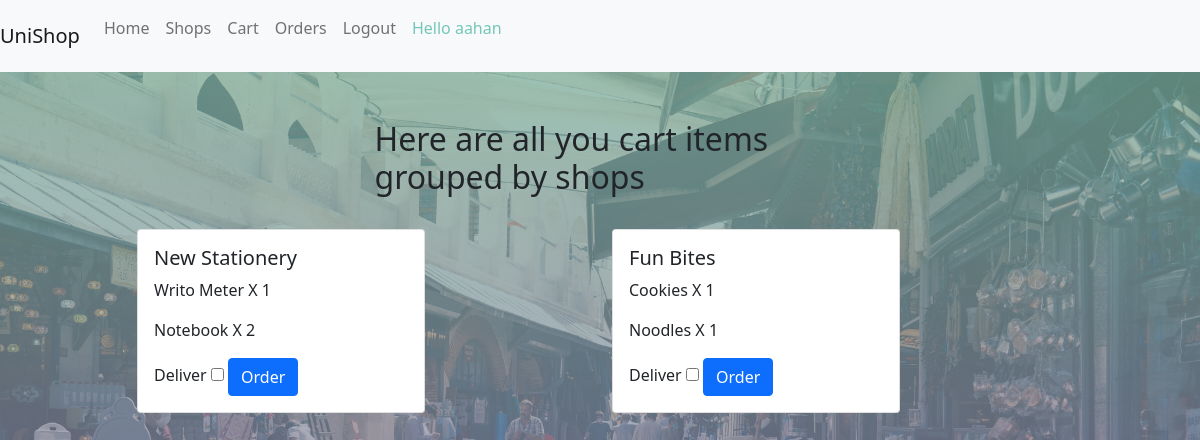
The app's page /cart/ (signed in) with its own data.
### unishop/models.py (models this page shows, shortened)
class Shop(models.Model):
    name = models.CharField(max_length=100)
    location = models.CharField(max_length=100)
    pincode = models.PositiveIntegerField()
    owner = models.OneToOneField(User,on_delete=models.CASCADE,related_name="shop")
    image_name = models.CharField(max_length=200)
    class Meta:
        db_table = "Shop"

class CartItem(models.Model):
    product = models.ForeignKey('Product',on_delete = models.CASCADE)
    user = models.ForeignKey(User,on_delete=models.CASCADE)
    quantity = models.PositiveIntegerField()
    class Meta:
        db_table = "CartItem"

class Product(models.Model):
    brand = models.CharField(max_length=50)
    name = models.CharField(max_length=50)
    price = models.PositiveIntegerField()
    quantity = models.PositiveIntegerField()
    image_name = models.CharField(max_length=100)
    shop = models.ForeignKey('Shop',on_delete=models.CASCADE)
    class Meta:
        db_table = "Product"

### unishop/views.py (the view)
# urls.py: path('cart/',views.cart,name = "cart"),
@login_required
def cart(request):
    cart_items = request.user.cartitem_set.all()
    cart_all = cart_items
    cart_grouped = []
    shop_ids = set([item.product.shop.id for item in cart_items])
    for shop_id in shop_ids:
        shop = Shop.objects.get(id = shop_id)
        items = []
        for cart_item in cart_all:
            if cart_item.product.shop.id == shop_id:
                items.append(cart_item)
        total = sum (item.product.price for item in items)
        cart_grouped.append({"shop" : shop,"items" : items , "total" : total})
    return render(request,'unishop/cart.html',{
        "cart_items" : cart_grouped
    })

### unishop/templates/unishop/cart.html (shortened to what this page needs)
{% extends 'unishop/base.html' %}
{% block bodyblock %}
<div class = "container">
    <div class = "row align-items-center justify-content-center">
    {% if not cart_items %}
    <div class = "col-sm-10 col-md-6 col-lg-5 mt-5">
        <h2> No items in your cart </h2>
    </div>
    {% else %}
    <br>
    <div class = "col-sm-10 col-md-6 col-lg-5 mt-5">
        <h2> Here are all you cart items grouped by shops</h2>
    </div>
</div>
    <br>
    <div class = "row align-items-center justify-content-center">
            {% for cart_item in cart_items  %}
            <div class = "col-sm-10 col-md-6 col-lg-5">
                    <div class="card" style="width: 18rem;">
                        <div class="card-body">
                          <h5 class="card-title">{{ cart_item.shop.name }}</h5>
                          {% for item  in cart_item.items %}
                    <p class = "card-text">{{item.product.name}}  X {{item.quantity}} </p>
                    {% endfor %}
                          <form method = "POST" action="/order/">
                            <label for="deliver">Deliver</label>
                            <input  name = "deliver" id = "deliver" type="checkbox">
                            <button class = "btn btn-primary" type = "submit" >Order</button>
                        </form>
                        </div>
                      </div>
                    </div>
            {% endfor %}
        </div>
    {% endif %}
</div>
{% endblock bodyblock %}

### unishop/templates/unishop/base.html (shortened to what this page needs)
<!DOCTYPE html>
{% load static %}
<html lang="en">
<head>
    <link rel="stylesheet" href= "{% static 'unishop/css/normalize.css' %}" >
    <link rel="stylesheet" href= "{% static 'unishop/css/bootstrap.min.css' %}" >
    <link rel="stylesheet" href= "{% static 'unishop/css/index.css' %}" >
</head>
<body>
<nav class="navbar navbar-expand-lg navbar-light bg-light">
  <a class="navbar-brand" href="#">UniShop</a>
  <div class="collapse navbar-collapse" id="navbarNav">
    <ul class="navbar-nav">
      <li class="nav-item active">
        <a class="nav-link" href="/">Home</a>
      </li>
      {% if user.is_authenticated %}
          {% if user.profile.is_user %}
          <li class="nav-item">
            <a class="nav-link" href="/shops">Shops</a>
          </li>
          <li class="nav-item">
            <a class="nav-link" href="/cart">Cart</a>
          </li>
          <li class="nav-item">
            <a class="nav-link" href="/orders">Orders</a>
          </li>
          {% endif %}
          <li class="nav-item">
            <a class="nav-link" href="/logout">Logout</a>
          </li>
      {% endif %}
      {% if user.is_authenticated %}
      <li class="nav-item">
        <p class = "nav-link red-color" style = "color:#74c7b8"> Hello {{user.username}} </p>
      </li>
      {% endif %}
    </ul>
  </div>
</nav>
    {% block bodyblock %}
    {% endblock bodyblock %}
</body>
</html>

### unishop/static/unishop/css/index.css (style rules this page uses)
body { background-image:linear-gradient(rgba(118, 177, 152, 0.74),rgba(142, 103, 168, 0.678)),url('/static/unishop/images/bg2.jpg'); background-position: center; background-attachment: fixed; background-size: cover; height:90vh; }

### records on screen
Shop: shop.name "New Stationery"
CartItem: product.name "Writo Meter", quantity "1"
CartItem: product.name "Notebook", quantity "2"
Shop: shop.name "Fun Bites"
CartItem: product.name "Cookies", quantity "1"
CartItem: product.name "Noodles", quantity "1"

### other values on screen
{{ user.username }} "aahan"
